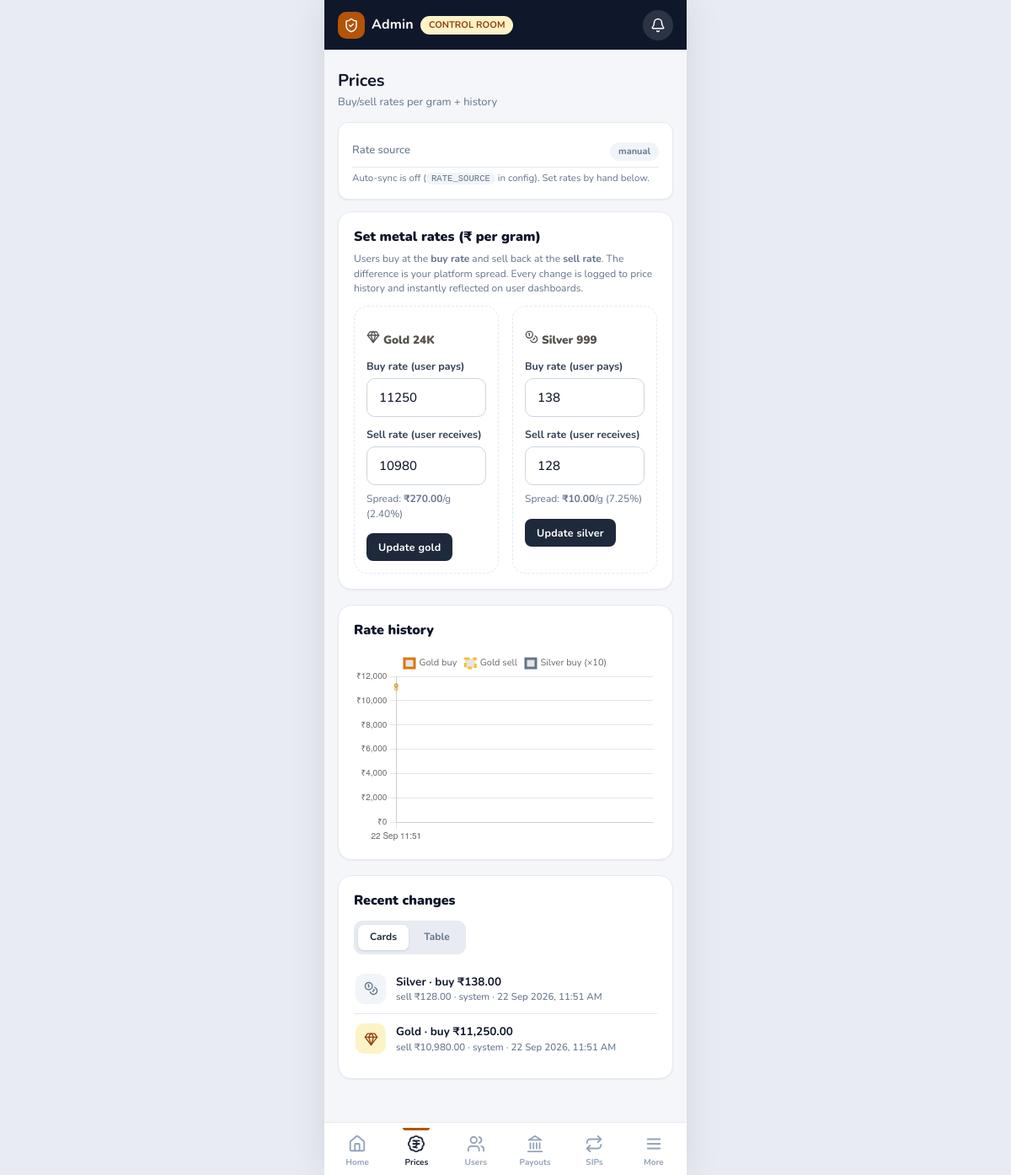
The page /admin/prices.php (signed in) on the database its author committed.
### tables this page shows
CREATE TABLE IF NOT EXISTS price_history (
  id          BIGINT UNSIGNED AUTO_INCREMENT PRIMARY KEY,
  metal       ENUM('gold','silver') NOT NULL,
  buy_rate    DECIMAL(12,2) NOT NULL,
  sell_rate   DECIMAL(12,2) NOT NULL,
  recorded_by VARCHAR(50)   NULL,
  recorded_at TIMESTAMP     NOT NULL DEFAULT CURRENT_TIMESTAMP,
  created_at  TIMESTAMP     NOT NULL DEFAULT CURRENT_TIMESTAMP,
  updated_at  TIMESTAMP     NOT NULL DEFAULT CURRENT_TIMESTAMP ON UPDATE CURRENT_TIMESTAMP,
  INDEX idx_ph_metal_time (metal, recorded_at)
);

### includes/db.php (called while the page is built)
<?php
function db(): PDO
{
    static $pdo = null;
    if ($pdo === null) {
        $dsn = 'mysql:host=' . DB_HOST . ';port=' . DB_PORT . ';dbname=' . DB_NAME . ';charset=utf8mb4';
        try {
            $pdo = new PDO($dsn, DB_USER, DB_PASS, [
                PDO::ATTR_ERRMODE            => PDO::ERRMODE_EXCEPTION,
                PDO::ATTR_DEFAULT_FETCH_MODE => PDO::FETCH_ASSOC,
                PDO::ATTR_EMULATE_PREPARES   => false,
            ]);
            $pdo->exec("SET time_zone = '+05:30'");
        } catch (PDOException $e) {
            http_response_code(500);
            die('<div style="font-family:sans-serif;max-width:520px;margin:80px auto;padding:24px;'
                . 'border:1px solid #f3e8d7;border-radius:12px;background:#fffbeb;color:#7c2d12">'
                . '<h2 style="margin:0 0 8px">Database connection failed</h2>'
                . '<p style="margin:0 0 12px">Check <code>config/config.php</code> and make sure MySQL is running'
                . ' and the database <b>gullak</b> exists (import <code>db/schema.sql</code>).</p>'
                . (DISPLAY_ENV ? '<pre style="white-space:pre-wrap;background:#fff;padding:8px;border-radius:6px">'
                    . htmlspecialchars($e->getMessage()) . '</pre>' : '')
                . '</div>');
        }
    }
    return $pdo;
}

### admin/prices.php (the view, shortened to what this page needs)
<?php
require_once __DIR__ . '/includes/bootstrap.php';
$pdo = db();
$rates = get_rates();
$labels = $goldBuy = $goldSell = $silvBuy = $silvSell = [];
$st = $pdo->query('SELECT * FROM price_history ORDER BY recorded_at DESC, id DESC LIMIT 120');
foreach ($st->fetchAll() as $r) {
    array_unshift($labels, date('d M H:i', strtotime($r['recorded_at'])));
    if ($r['metal'] === 'gold') {
        array_unshift($goldBuy, (float) $r['buy_rate']);
        array_unshift($goldSell, (float) $r['sell_rate']);
        array_unshift($silvBuy, null); array_unshift($silvSell, null);
    } else {
        array_unshift($silvBuy, (float) $r['buy_rate']);
        array_unshift($silvSell, (float) $r['sell_rate']);
        array_unshift($goldBuy, null); array_unshift($goldSell, null);
    }
}
$st = $pdo->query('SELECT p.*, a.username FROM price_history p
                   LEFT JOIN admins a ON a.username = p.recorded_by
                   ORDER BY p.id DESC LIMIT 15');
$history = $st->fetchAll();
$nav = 'prices';
require __DIR__ . '/includes/header.php';
$view = admin_view();
$lastSync = metals_last_sync($pdo);
$callsToday = metals_calls_today($pdo);
$nextSlot = null;
if ($nextSlot === null) $nextSlot = strtotime('+1 day', strtotime(date('Y-m-d') . ' ' . RATE_SYNC_TIMES[0]));
$stale = RATE_SOURCE === 'auto' && (!$lastSync || time() - strtotime($lastSync) > 26 * 3600);
?>
<div class="page-title">Prices</div>
<p class="page-sub">Buy/sell rates per gram + history</p>
<div class="card">
  <div class="kv"><span class="k">Rate source</span>
    <span class="v"><span class="badge <?= RATE_SOURCE === 'auto' ? 'badge-success' : 'badge-muted' ?>">
      <?= RATE_SOURCE === 'auto' ? 'metals.dev auto (IBJA)' : 'manual' ?></span></span></div>
  <?php if (RATE_SOURCE === 'auto'): ?>
  <div class="kv"><span class="k">Last sync</span><span class="v"><?= $lastSync ? e(dt_ist($lastSync)) : 'never' ?></span></div>
  <div class="kv"><span class="k">Next window</span><span class="v"><?= e(date('d M, H:i', $nextSlot)) ?></span></div>
  <div class="kv"><span class="k">API calls today</span><span class="v"><?= (int) $callsToday ?> / <?= (int) RATE_MAX_CALLS_PER_DAY ?></span></div>
  <?php if ($stale): ?>
    <div class="flash flash-error">Feed is stale — last sync over 26h ago. Check the API key/quota.</div>
  <?php endif; ?>
  <form method="post" class="mt8">
    <?= admin_csrf_field() ?>
    <input type="hidden" name="action" value="sync_now">
    <button class="btn btn-sm" type="submit" style="width:100%" <?= $callsToday >= RATE_MAX_CALLS_PER_DAY ? 'disabled' : '' ?>>Sync now from metals.dev</button>
  </form>
  <?php else: ?>
  <p class="field-hint">Auto-sync is off (<span class="mono">RATE_SOURCE</span> in config). Set rates by hand below.</p>
  <?php endif; ?>
</div>
<div class="admin-card">
  <h2>Set metal rates (₹ per gram)</h2>
  <p class="muted small" style="margin:-6px 0 12px">
    Users buy at the <b>buy rate</b> and sell back at the <b>sell rate</b>.
    The difference is your platform spread. Every change is logged to price history
    and instantly reflected on user dashboards.
  </p>
  <div class="admin-form">
    <?php foreach (['gold', 'silver'] as $m): $r = $rates[$m] ?? ['buy' => 0, 'sell' => 0]; ?>
    <form method="post" class="admin-card" style="box-shadow:none;margin:0;padding:14px;border:1px dashed var(--line)">
      <h3><?= lucide($m === 'gold' ? 'gem' : 'coins', 'ic-16') ?> <?= $m === 'gold' ? 'Gold 24K' : 'Silver 999' ?></h3>
      <label class="field-label">Buy rate (user pays)</label>
      <input class="field" name="buy_rate" type="number" step="0.01" min="1" required
             value="<?= e($r['buy']) ?>">
      <label class="field-label">Sell rate (user receives)</label>
      <input class="field" name="sell_rate" type="number" step="0.01" min="1" required
             value="<?= e($r['sell']) ?>">
      <div class="mt8 muted small">Spread: <b id="spread-<?= $m ?>"><?= money(($r['buy'] - $r['sell']), 2) ?></b>/g
        (<?= $r['buy'] > 0 ? number_format(($r['buy'] - $r['sell']) / $r['buy'] * 100, 2) : '0' ?>%)</div>
      <div class="mt14"><button class="btn btn-sm" type="submit">Update <?= e($m) ?></button></div>
    </form>
    <?php endforeach; ?>
  </div>
</div>
<div class="admin-card">
  <h2>Rate history</h2>
  <div class="chart-box" style="height:230px"><canvas id="priceChart"></canvas></div>
  <script>
  window.addEventListener('load', function () {
    if (typeof Chart === 'undefined') {
      document.querySelector('.chart-box').innerHTML = '<p class="muted small">Chart.js CDN unreachable.</p>';
      return;
    }
    new Chart(document.getElementById('priceChart'), {
      type: 'line',
      data: {
        labels: <?= json_encode(array_values(array_unique($labels))) ?: '[]' ?>,
        datasets: [
          { label: 'Gold buy',  data: <?= json_encode($goldBuy) ?>,  borderColor: '#D97706', tension: .3, pointRadius: 2 },
          { label: 'Gold sell', data: <?= json_encode($goldSell) ?>, borderColor: '#FBBF24', borderDash: [5,4], tension: .3, pointRadius: 2 },
          { label: 'Silver buy (×10)', data: <?= json_encode(array_map(fn($v) => $v === null ? null : $v * 10, $silvBuy)) ?>, borderColor: '#64748B', tension: .3, pointRadius: 2 }
        ]
      },
      options: {
        maintainAspectRatio: false,
        plugins: { legend: { labels: { boxWidth: 12, font: { family: 'Nunito', size: 11 } } } },
        scales: { y: { ticks: { callback: v => '₹' + v.toLocaleString('en-IN'), font: { size: 10 } } },
                  x: { ticks: { font: { size: 10 }, maxTicksLimit: 8 } } }
      }
    });
  });
  </script>
</div>
<div class="admin-card">
  <h2>Recent changes</h2>
  <?= admin_view_toggle() ?>
  <?php if ($view === 'card'): ?>
    <div class="list">
      <?php foreach ($history as $h): ?>
      <div class="list-item">
        <div class="li-icon <?= $h['metal'] === 'gold' ? 'gold' : 'silver' ?>"><?= lucide($h['metal'] === 'gold' ? 'gem' : 'coins') ?></div>
        <div class="li-body">
          <div class="li-title"><?= $h['metal'] === 'gold' ? 'Gold' : 'Silver' ?> · buy <?= money($h['buy_rate']) ?></div>
          <div class="li-sub">sell <?= money($h['sell_rate']) ?> · <?= e($h['recorded_by'] ?: 'system') ?> · <?= e(dt_ist($h['recorded_at'])) ?></div>
        </div>
      </div>
      <?php endforeach; ?>
    </div>
  <?php endif; ?>
</div>
<?php require __DIR__ . '/includes/footer.php'; ?>

### admin/includes/header.php (shortened to what this page needs)
<?php
$tabKey = in_array(($nav ?? ''), ['dashboard', 'prices', 'users', 'withdrawals', 'sips'], true) ? $nav : 'more';
?>
<!DOCTYPE html>
<html lang="en">
<head>
<link rel="stylesheet" href="<?= url('assets/css/style.css') ?>">
</head>
<body>
<div class="app">
  <header class="topbar topbar-admin">
    <a class="brand" href="<?= url('admin/index.php') ?>">
      <span class="brand-mark"><?= lucide('shield-check') ?></span>
      <span class="brand-name">Admin</span>
      <span class="badge badge-warning">CONTROL ROOM</span>
    </a>
    <div class="topbar-actions">
      <a class="icon-btn" href="<?= url('admin/withdrawals.php') ?>" aria-label="Pending withdrawals">
        <?= lucide('bell') ?>
      </a>
    </div>
  </header>
<main class="screen">

### includes/functions.php (shortened to what this page needs)
<?php
function e(?string $s): string
{
    return htmlspecialchars((string) $s, ENT_QUOTES, 'UTF-8');
}
function url(string $path = ''): string
{
    return BASE_URL . '/' . ltrim($path, '/');
}
function inr_format($n, int $dec = 2): string
{
    $neg = $n < 0 ? '-' : '';
    $n   = abs((float) $n);
    $s   = number_format($n, $dec, '.', '');
    [$int, $frac] = array_pad(explode('.', $s), 2, null);
    if (strlen($int) > 3) {
        $last3 = substr($int, -3);
        $rest  = substr($int, 0, -3);
        $int   = preg_replace('/\B(?=(\d{2})+(?!\d))/', ',', $rest) . ',' . $last3;
    }
    return $neg . $int . ($frac !== null ? '.' . $frac : '');
}
function money($n, int $dec = 2): string
{
    return '₹' . inr_format($n, $dec);
}
function dt_ist(?string $ts): string
{
    return date('d M Y, h:i A', strtotime($ts));
}
function get_rates(): array
{
    static $rates = null;
    if ($rates === null) {
        $st = db()->query('SELECT * FROM metal_prices');
        $rates = [];
        foreach ($st->fetchAll() as $r) {
            $rates[$r['metal']] = [
                'buy'        => (float) $r['buy_rate'],
                'sell'       => (float) $r['sell_rate'],
                'updated_at' => $r['updated_at'],
                'updated_by' => $r['updated_by'],
            ];
        }
    }
    return $rates;
}
function lucide(string $name, string $class = ''): string
{
    $name = strtolower(preg_replace('~[^a-z0-9-]~i', '', $name));
    $c    = trim($class);
    return '<i data-lucide="' . e($name) . '"' . ($c !== '' ? ' class="' . e($c) . '"' : '') . '></i>';
}

### admin/includes/bootstrap.php (shortened to what this page needs)
<?php
require_once APP_ROOT . '/includes/db.php';
require_once APP_ROOT . '/includes/functions.php';
function admin_view(): string
{
    return strtolower($_GET['view'] ?? '') === 'table' ? 'table' : 'card';
}
function admin_view_toggle(): string
{
    $v = admin_view();
    $q = $_GET;
    unset($q['view'], $q['mgview']);
    $base = strtok($_SERVER['REQUEST_URI'] ?? '', '?') ?: '';
    $mk = function (string $view) use ($base, $q): string {
        $qq = $q;
        $qq['view'] = $view;
        return $base . '?' . http_build_query($qq);
    };
    return '<div class="view-toggle" data-view-toggle role="tablist" aria-label="List layout">'
        . '<a href="' . e($mk('card')) . '" class="' . ($v === 'card' ? 'active' : '') . '">Cards</a>'
        . '<a href="' . e($mk('table')) . '" class="' . ($v === 'table' ? 'active' : '') . '">Table</a>'
        . '</div>';
}

### admin/includes/footer.php (shortened to what this page needs)
</main>
<?php if (empty($hide_tabs)): ?>
  <nav class="tabbar tabbar-admin">
    <?php foreach ($navItems as $key => [$href, $label, $icon]): ?>
      <a class="tab <?= ($tabKey === $key) ? 'active' : '' ?>" href="<?= url($href) ?>">
        <?= lucide($icon) ?>
        <span><?= e($label) ?></span>
      </a>
    <?php endforeach; ?>
  </nav>
<?php endif; ?>
</div>
</body>
</html>

### rows shown on the page
price_history: metal "Silver", buy_rate "₹138.00", sell_rate "₹128.00", recorded_by "system", recorded_at "22 Sep 2026, 11:51 AM"
price_history: metal "Gold", buy_rate "₹11,250.00", sell_rate "₹10,980.00", recorded_by "system", recorded_at "22 Sep 2026, 11:51 AM"

### other values the page prints
money(($r['buy'] - $r['sell']), 2) "₹270.00"
$m "gold"
money(($r['buy'] - $r['sell']), 2) "₹10.00"
$m "silver"
$label "Home"
$label "Prices"
$label "Users"
$label "Payouts"
$label "SIPs"
$label "More"
chart data {{ json_encode($goldBuy) }} [11250,null]
chart data {{ json_encode($goldSell) }} [10980,null]
